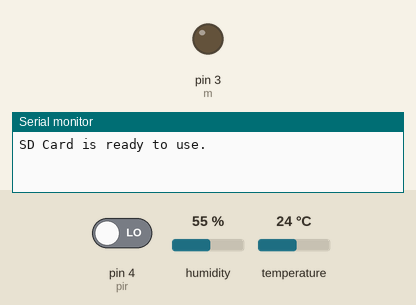
Recording of a sketch running on a simulated Arduino Uno, built with avr-gcc and run on an emulated ATmega328P. Parts: output pins drawn as LEDs (lit = HIGH), the last lines printed to the serial monitor. The inputs (shaded band) are chosen by the test bench; at power-on: pin 4 (pir) LOW, humidity 55 %, temperature 24 °C. Storage starts empty.

Above: at 0.1 s.
At 0.6 s:
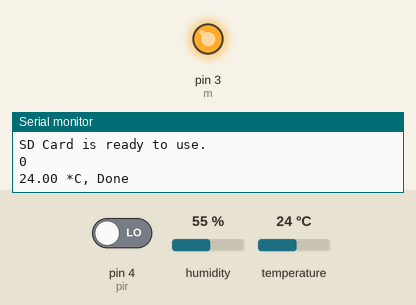
Timing chart, 0 to 2.1 s (numbered marks = the images above):
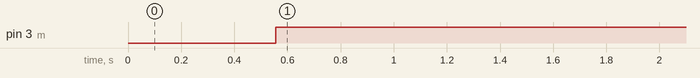

Measured:
- by itself, pin 3 (m): LOW → HIGH at 0.56 s

The sketch:

COD.ino
```cpp
#include <SPI.h>
#include <SD.h>
#include <SimpleDHT.h>

int pinDHT11 = 2;
SimpleDHT11 dht11;
int m=3;
int pir=4;
#define CS_PIN 10

File dataLoggerFile;

int hasMoved;
String dataLoggerFileName = "logger.txt";

void setup()
{
  Serial.begin(9600);

  // SD Card initialization
  pinMode(CS_PIN, OUTPUT);
  if (SD.begin()) {
    Serial.println("SD Card is ready to use.");
  } else {
    Serial.println("SD Card initialization failed");
    return;
  }
  pinMode(pir, INPUT);
  pinMode(m,OUTPUT);
  delay(500);
}

void loop()
{
  hasMoved = digitalRead(pir);
  Serial.println(hasMoved);
  byte temp = 0;
  byte humidity = 0;
  byte data[40] = {0};

  if (dht11.read(pinDHT11, &temp, &humidity, data))
  {
    Serial.print("Read DHT11 failed");
    return;
  }
  Serial.print((float)temp);
  Serial.print(" *C, ");

dataLoggerFile = SD.open("logger.txt", FILE_WRITE);
  if (dataLoggerFile) {
    dataLoggerFile.print((float)temp);
    dataLoggerFile.print("-");
    dataLoggerFile.println(hasMoved);
    Serial.println("Done");

  }
  else {
    Serial.println("error opening data logger file");
  }
  dataLoggerFile.close();

  if((float)temp>=20)
    digitalWrite(m,HIGH);
  else
    digitalWrite(m,LOW);
 delay(1000);
}
```
